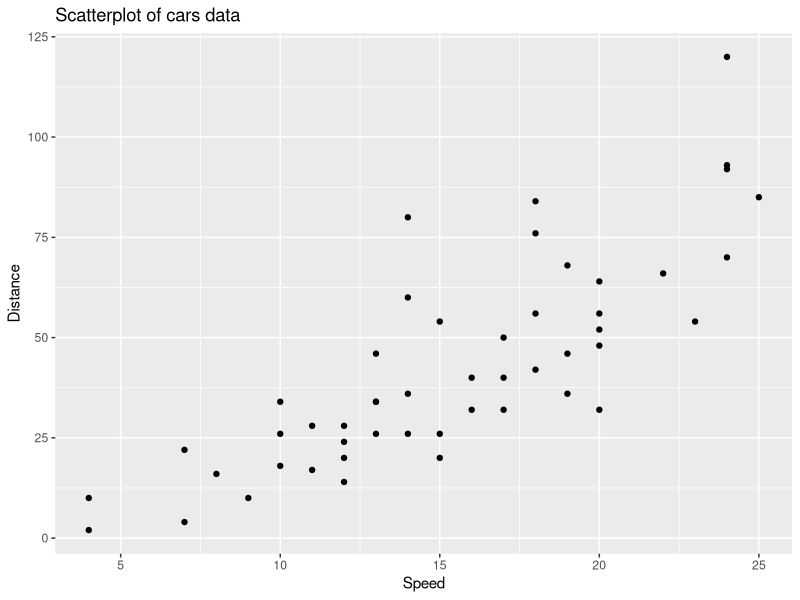

Write the R code that produced this figure.
## ---- chunk 1
# Please do not show your code in the document unless it helps the
# reader understand something important.  Set include=FALSE to suppress
# R code.
library(tidyverse)
knitr::opts_chunk$set(echo = FALSE)
knitr::opts_chunk$set(fig.width=6, fig.height=4, fig.align="center") 
data("cars")
## ---- chunk 2
ggplot(cars) +
  geom_point(aes(x=speed, y=dist)) +
  xlab("Speed") + ylab("Distance") +
  ggtitle("Scatterplot of cars data")
